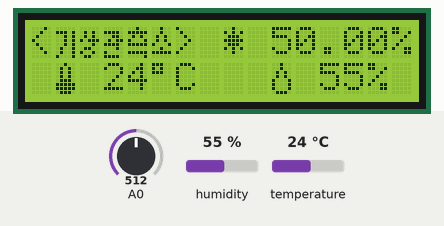
A sketch run on a simulated Arduino Uno, built with avr-gcc and run on an emulated ATmega328P. Shown: 16×2 character LCD. The test bench sets the inputs (shaded band); at power-on: A0 = 512, humidity 55 %, temperature 24 °C.

Above: at 1.3 s.
1.4 s: A0 set to 112
At 5.7 s:
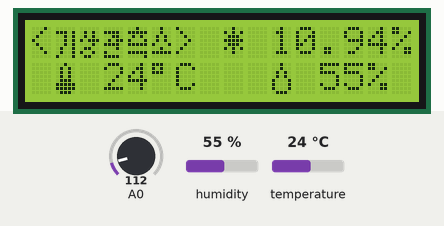
7.4 s: A0 set to 98
At 11.3 s:
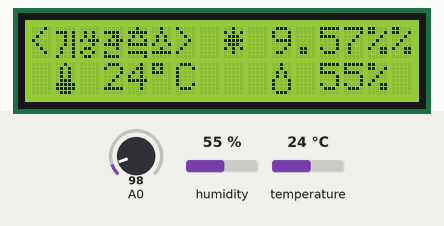
13.4 s: humidity set to 22 %
At 15.8 s:
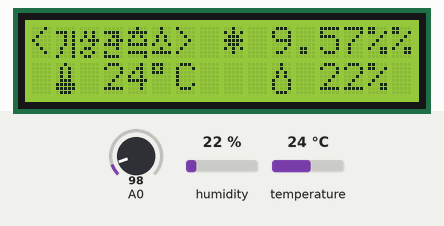
19.4 s: temperature set to 12 °C
At 21.5 s:
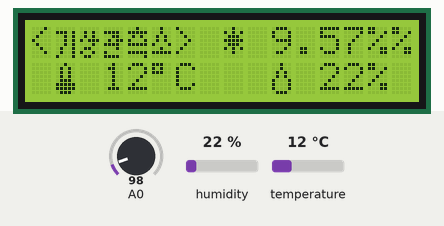
25.4 s: humidity set to 40 %
At 25.9 s:
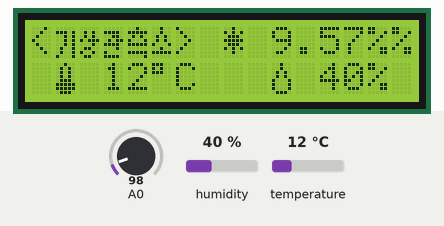
31.4 s: A0 set to 122
At 36.1 s:
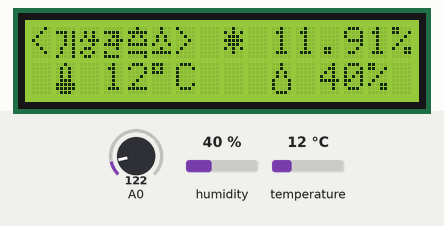
Timing chart, 0 to 37.6 s (numbered marks = the images above; inputs shaded):
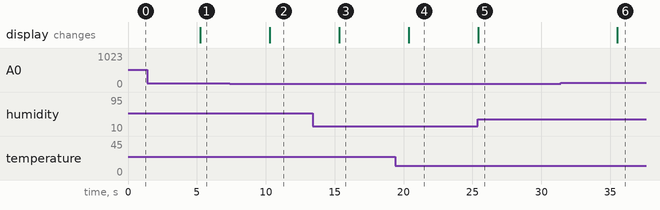

The sketch:

weatherStationWithLCD.ino
```cpp
/*
 * Weather Station
 *
 * Codes and idea below are originally from
 *  - Weather Station (http://github.com/openhomeautomation/home-automation-arduino)
 *  - Clock with thermometer using Arduino (http://www.instructables.com/id/Clock-with-termometer-using-Arduino-i2c-16x2-lcd-D/)
 *
 * Libraries used:
 *  - LiquidCrystal I2C (https://github.com/fdebrabander/Arduino-LiquidCrystal-I2C-library)
 *  - Adafruit Sensor (https://github.com/adafruit/Adafruit_Sensor)
 *  - DHT Sensor (http://github.com/adafruit/dht-sensor-library)
 */

// libraries
#include <DHT.h>
#include <Wire.h>
#include <LiquidCrystal_I2C.h>

// constants for DHT sensor
#define DHTPIN 7
#define DHTTYPE DHT11

// constants for LCD
#define LCD_ADDR 0x3F
#define LCD_COL 16
#define LCD_ROW 2

// get instance of DHT
DHT dht(DHTPIN, DHTTYPE);

// get instance of LCD
LiquidCrystal_I2C lcd(LCD_ADDR, LCD_COL, LCD_ROW);

// thermometer pic made of dots
byte picThermo[] =
{
  B00100,
  B01010,
  B01010,
  B01010,
  B01110,
  B11111,
  B11111,
  B01110
};

// water drop pic made of dots
byte picAqua[] =
{
  B00100,
  B00100,
  B01010,
  B01010,
  B10001,
  B10001,
  B10001,
  B01110
};

// sun pic made of dots
byte picSun[] =
{
  B00100,
  B10101,
  B01110,
  B11111,
  B01110,
  B10101,
  B00100,
  B00000
};

// Korean character of 'Gi'
byte picKrGi[] =
{
  B00000,
  B11101,
  B00101,
  B00101,
  B00101,
  B01001,
  B01001,
  B10001
};

// Korean character of 'Sang'
byte picKrSang[] =
{
  B00000,
  B01010,
  B01010,
  B10111,
  B00010,
  B01100,
  B10010,
  B01100
};

// Korean character of 'Gwan'
byte picKrGwan[] =
{
  B00000,
  B11110,
  B00110,
  B01011,
  B11110,
  B00010,
  B10000,
  B11110
};

// Korean character of 'Cheuk'
byte picKrCheuk[] =
{
  B00100,
  B11111,
  B01010,
  B10001,
  B11111,
  B00000,
  B11111,
  B00001
};

// Korean character of 'So'
byte picKrSo[] =
{
  B00100,
  B00100,
  B01010,
  B01010,
  B10001,
  B00100,
  B11111,
  B00000
};

void setup() {

  // initialize DHT sensor
  dht.begin();

  // initialize LCD
  lcd.begin();
  lcd.backlight();
  lcd.clear();

  // create custom characters: thermometer, water drop, sun
  lcd.createChar(1, picThermo);
  lcd.createChar(2, picAqua);
  lcd.createChar(3, picSun);

  // create custom characters: 'weather station' in Korean
  lcd.createChar(4, picKrGi);
  lcd.createChar(5, picKrSang);
  lcd.createChar(6, picKrGwan);
  lcd.createChar(7, picKrCheuk);
  lcd.createChar(8, picKrSo);

}

void loop() {

  // get current temperature, humidity and light level
  float temperature = dht.readTemperature();
  float humidity = dht.readHumidity();
  float light = (float) analogRead(A0) / 1024 * 100;

  // print 'Weather Station' in Korean
  lcd.setCursor(0, 0);
  lcd.print('<');
  lcd.print(char(4));
  lcd.print(char(5));
  lcd.print(char(6));
  lcd.print(char(7));
  lcd.print(char(8));
  lcd.print('>');

  // print light level on display
  lcd.setCursor(8, 0);
  lcd.print(char(3)); // custom sun sign
  lcd.setCursor(10 , 0);
  lcd.print(light);
  lcd.print('%');

  // print temperature on display
  lcd.setCursor(1, 1);
  lcd.print(char(1)); // custom thermometer sign
  lcd.setCursor(3, 1);
  lcd.print(int(temperature));
  lcd.print(char(223)); // degree sign
  lcd.print('C');

  // print humidity on display
  lcd.setCursor(10, 1);
  lcd.print(char(2)); // custom water drop sign
  lcd.setCursor(12, 1);
  //lcd,setCursor(10, 1);
  lcd.print(int(humidity));
  lcd.print('%');

  // wait 5 sec before next sensoring
  delay(5 * 1000);

}
```

Measured:
- the behaviour switches between 103 and 102 on A0 (found by bisection; images 1 and 2)
- after the input at 1.4 s, the display: changes after 3.8 s (image 1)
- after the input at 7.4 s, the display: changes after 2.9 s (image 2)
- after the input at 13.4 s, the display: changes after 1.9 s (image 3)
- after the input at 19.4 s, the display: changes after 0.98 s (image 4)
- after the input at 25.4 s, the display: changes at once (image 5)
- after the input at 31.4 s, the display: changes after 4.1 s (image 6)
